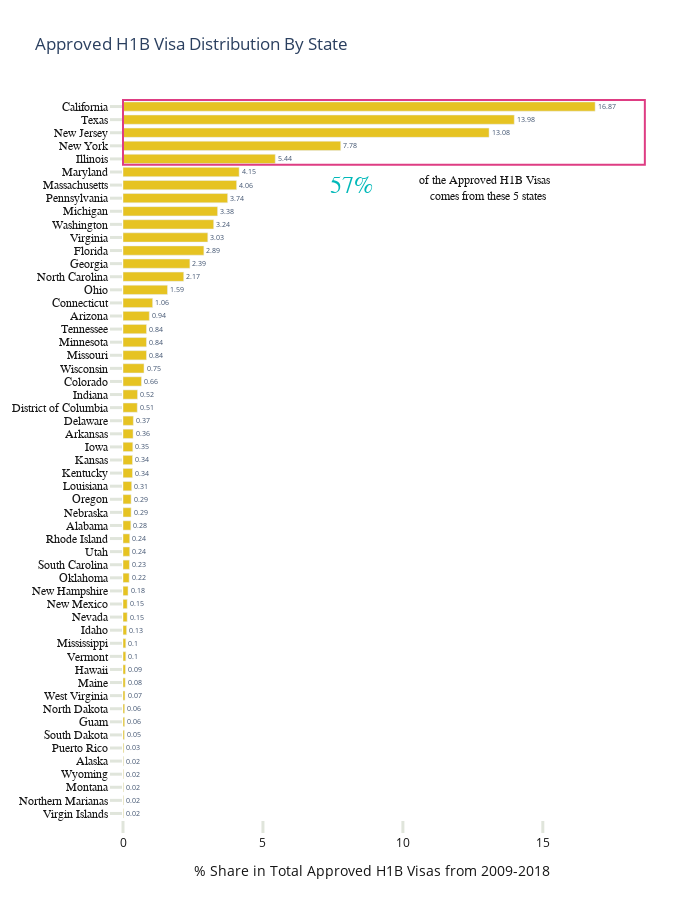

Notebook source saved alongside this figure:
### Code cell
import plotly.graph_objects as go
y=[x  for  x in df13['percentage_total_visa'].iloc[::-1]]

fig = go.Figure(data=[go.Bar(
    y=[state_code2State[state] for state in df13['State'].iloc[::-1]],
    x=[x  for  x in df13['percentage_total_visa'].iloc[::-1]],
    width=.71,
    orientation='h',
    marker_color='#e4bd0b',
    text=y,
    textposition='outside',# marker color can be a single color value or an iterable
)])
fig.update_yaxes(tickangle = 360,tickfont=dict(family='Rockwell', color='#151515', size=12))
fig.update_traces(marker_line_width=.5, opacity=0.9)
fig.update_yaxes(dtick=1)
fig.update_xaxes(ticks="outside", tickwidth=3, tickcolor='#e0e5db', ticklen=12,showgrid=False)
fig.update_yaxes(ticks="outside", tickwidth=3, tickcolor='#e0e5db', ticklen=12)
fig.update_layout(title="Approved H1B Visa Distribution By State", 
                 legend=dict(x=.73,y=0.98, font_size=12), 
                 width=700,
                 height=900,
                 uniformtext_minsize=12,
                 xaxis=dict(title="% Share in Total Approved H1B Visas from 2009-2018",titlefont=dict(color="#151515"),
                            tickfont=dict(color="#151515")),)
fig.add_shape(
        # Rectangle reference to the axes
            type="rect",
            xref="paper",
            yref="paper",
            x0=0,
            y0=.91,
            x1=1.05,
            y1=1,
            line=dict(
                color="#de3d83",
                width=2,
            ),
        )
fig.add_annotation(
            x=.46,
            y=.90,
            text="57%",
            font=dict(
            family="Courier New, monospace",
            size=24,
            color="#00b8b8"
            ),)
fig.update_layout(
    plot_bgcolor='rgba(0,0,0,0)'
)
fig.add_annotation(
            x=.87,
            y=.90,
            text="of the Approved H1B Visas <br> comes from these 5 states",
            font=dict(
            family="Arial",
            size=12,
            color="#151515"
            ),)
fig.update_annotations(dict(
            xref="paper",
            yref="paper",
            showarrow=False,
            arrowhead=7,
            ax=50,
            ay=50
))

### Figure 1 — Plotly figure (JSON) as saved in the notebook; plotly's stock layout.template omitted (floating-point values rounded to 4 significant figures)
{"data": [{"marker": {"color": "#e4bd0b", "line": {"width": 0.5}}, "opacity": 0.9, "orientation": "h", "text": ["0.02", "0.02", "0.02", "0.02", "0.02", "0.03", "0.05", "0.06", "0.06", "0.07", "0.08", "0.09", "0.1", "0.1", "0.13", "0.15", "0.15", "0.18", "0.22", "0.23", "0.24", "0.24", "0.28", "0.29", "0.29", "0.31", "0.34", "0.34", "0.35", "0.36", "0.37", "0.51", "0.52", "0.66", "0.75", "0.84", "0.84", "0.84", "0.94", "1.06", "1.59", "2.17", "2.39", "2.89", "3.03", "3.24", "3.38", "3.74", "4.06", "4.15", "5.44", "7.78", "13.08", "13.98", "16.87"], "textposition": "outside", "type": "bar", "width": 0.71, "x": [0.02, 0.02, 0.02, 0.02, 0.02, 0.03, 0.05, 0.06, 0.06, 0.07, 0.08, 0.09, 0.1, 0.1, 0.13, 0.15, 0.15, 0.18, 0.22, 0.23, 0.24, 0.24, 0.28, 0.29, 0.29, 0.31, 0.34, 0.34, 0.35, 0.36, 0.37, 0.51, 0.52, 0.66, 0.75, 0.84, 0.84, 0.84, 0.94, 1.06, 1.59, 2.17, 2.39, 2.89, 3.03, 3.24, 3.38, 3.74, 4.06, 4.15, 5.44, 7.78, 13.08, 13.98, 16.87], "y": ["Virgin Islands", "Northern Marianas", "Montana", "Wyoming", "Alaska", "Puerto Rico", "South Dakota", "Guam", "North Dakota", "West Virginia", "Maine", "Hawaii", "Vermont", "Mississippi", "Idaho", "Nevada", "New Mexico", "New Hampshire", "Oklahoma", "South Carolina", "Utah", "Rhode Island", "Alabama", "Nebraska", "Oregon", "Louisiana", "Kentucky", "Kansas", "Iowa", "Arkansas", "Delaware", "District of Columbia", "Indiana", "Colorado", "Wisconsin", "Missouri", "Minnesota", "Tennessee", "Arizona", "Connecticut", "Ohio", "North Carolina", "Georgia", "Florida", "Virginia", "Washington", "Michigan", "Pennsylvania", "Massachusetts", "Maryland", "Illinois", "New York", "New Jersey", "Texas", "California"]}], "layout": {"annotations": [{"arrowhead": 7, "ax": 50, "ay": 50, "font": {"color": "#00b8b8", "family": "Courier New, monospace", "size": 24}, "showarrow": false, "text": "57%", "x": 0.46, "xref": "paper", "y": 0.9, "yref": "paper"}, {"arrowhead": 7, "ax": 50, "ay": 50, "font": {"color": "#151515", "family": "Arial", "size": 12}, "showarrow": false, "text": "of the Approved H1B Visas <br> comes from these 5 states", "x": 0.87, "xref": "paper", "y": 0.9, "yref": "paper"}], "height": 900, "legend": {"font": {"size": 12}, "x": 0.73, "y": 0.98}, "plot_bgcolor": "rgba(0,0,0,0)", "shapes": [{"line": {"color": "#de3d83", "width": 2}, "type": "rect", "x0": 0, "x1": 1.05, "xref": "paper", "y0": 0.91, "y1": 1, "yref": "paper"}], "title": {"text": "Approved H1B Visa Distribution By State"}, "uniformtext": {"minsize": 12}, "width": 700, "xaxis": {"showgrid": false, "tickcolor": "#e0e5db", "tickfont": {"color": "#151515"}, "ticklen": 12, "ticks": "outside", "tickwidth": 3, "title": {"font": {"color": "#151515"}, "text": "% Share in Total Approved H1B Visas from 2009-2018"}}, "yaxis": {"dtick": 1, "tickangle": 0, "tickcolor": "#e0e5db", "tickfont": {"color": "#151515", "family": "Rockwell", "size": 12}, "ticklen": 12, "ticks": "outside", "tickwidth": 3}}}
